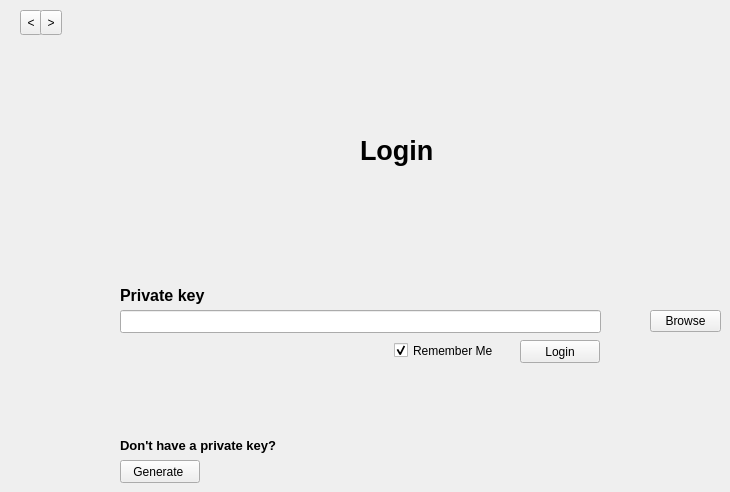
  <widget class="QWidget" name="login_page">
   <widget class="QLabel" name="login_title">
    <property name="geometry">
     <rect>
      <x>360</x>
      <y>130</y>
      <width>91</width>
      <height>41</height>
     </rect>
    </property>
    <property name="font">
     <font>
      <pointsize>20</pointsize>
     </font>
    </property>
    <property name="text">
     <string>&lt;html&gt;&lt;head/&gt;&lt;body&gt;&lt;p&gt;&lt;span style=&quot; font-weight:600;&quot;&gt;Login&lt;/span&gt;&lt;/p&gt;&lt;/body&gt;&lt;/html&gt;</string>
    </property>
   </widget>
   <widget class="QToolButton" name="login_browse_button">
    <property name="geometry">
     <rect>
      <x>650</x>
      <y>310</y>
      <width>71</width>
      <height>22</height>
     </rect>
    </property>
    <property name="text">
     <string>Browse</string>
    </property>
   </widget>
   <widget class="QCheckBox" name="login_remember_me_checkbox">
    <property name="geometry">
     <rect>
      <x>394</x>
      <y>340</y>
      <width>111</width>
      <height>21</height>
     </rect>
    </property>
    <property name="text">
     <string>Remember Me</string>
    </property>
    <property name="checked">
     <bool>true</bool>
    </property>
   </widget>
   <widget class="QLabel" name="login_private_key_label">
    <property name="geometry">
     <rect>
      <x>120</x>
      <y>280</y>
      <width>111</width>
      <height>31</height>
     </rect>
    </property>
    <property name="font">
     <font>
      <pointsize>12</pointsize>
     </font>
    </property>
    <property name="text">
     <string>&lt;html&gt;&lt;head/&gt;&lt;body&gt;&lt;p&gt;&lt;span style=&quot; font-weight:600;&quot;&gt;Private key&lt;/span&gt;&lt;/p&gt;&lt;/body&gt;&lt;/html&gt;</string>
    </property>
   </widget>
   <widget class="QPushButton" name="login_generate_button">
    <property name="geometry">
     <rect>
      <x>120</x>
      <y>460</y>
      <width>80</width>
      <height>23</height>
     </rect>
    </property>
    <property name="text">
     <string>Generate </string>
    </property>
   </widget>
   <widget class="QLineEdit" name="login_private_key_line">
    <property name="geometry">
     <rect>
      <x>120</x>
      <y>310</y>
      <width>481</width>
      <height>23</height>
     </rect>
    </property>
   </widget>
   <widget class="QPushButton" name="login_push_button">
    <property name="geometry">
     <rect>
      <x>520</x>
      <y>340</y>
      <width>80</width>
      <height>23</height>
     </rect>
    </property>
    <property name="text">
     <string>Login</string>
    </property>
   </widget>
   <widget class="QLabel" name="login_no_private_key_label">
    <property name="geometry">
     <rect>
      <x>120</x>
      <y>430</y>
      <width>401</width>
      <height>31</height>
     </rect>
    </property>
    <property name="font">
     <font>
      <pointsize>12</pointsize>
     </font>
    </property>
    <property name="layoutDirection">
     <enum>Qt::LeftToRight</enum>
    </property>
    <property name="text">
     <string>&lt;html&gt;&lt;head/&gt;&lt;body&gt;&lt;p&gt;&lt;span style=&quot; font-size:10pt; font-weight:600;&quot;&gt;Don't have a private key?&lt;/span&gt;&lt;/p&gt;&lt;/body&gt;&lt;/html&gt;</string>
    </property>
    <property name="alignment">
     <set>Qt::AlignLeading|Qt::AlignLeft|Qt::AlignVCenter</set>
    </property>
   </widget>
   <widget class="QToolButton" name="prev_1">
    <property name="geometry">
     <rect>
      <x>20</x>
      <y>10</y>
      <width>22</width>
      <height>25</height>
     </rect>
    </property>
    <property name="text">
     <string>&lt;</string>
    </property>
   </widget>
   <widget class="QToolButton" name="next_1">
    <property name="geometry">
     <rect>
      <x>40</x>
      <y>10</y>
      <width>22</width>
      <height>25</height>
     </rect>
    </property>
    <property name="text">
     <string>&gt;</string>
    </property>
   </widget>
  </widget>
